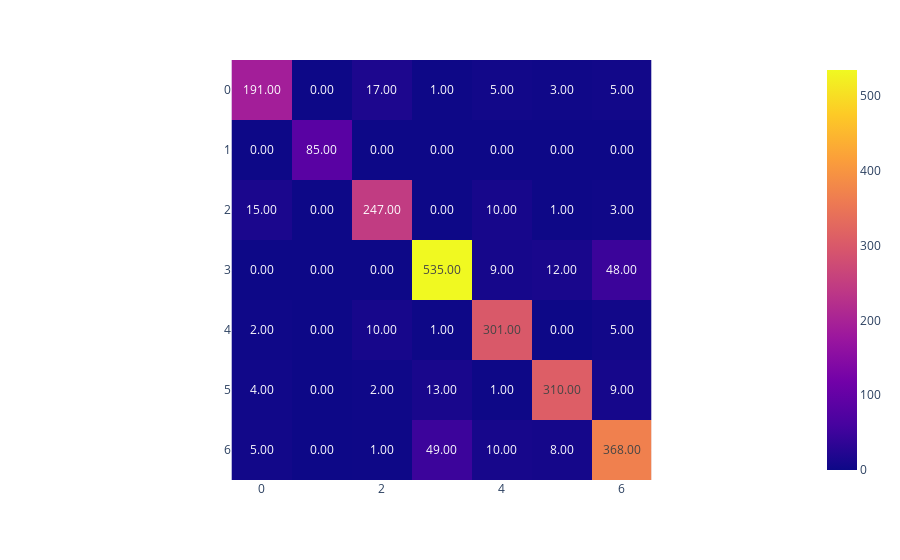

The cell this chart's notebook holds for it:
### Markdown cell above
### DecisionTreeClassifier

### Code cell
#tree
from sklearn.tree import DecisionTreeClassifier
tree = DecisionTreeClassifier(max_depth=10000, random_state=42)
tree.fit(X_train, y_encoded)
y_hat = tree.predict(X_val)
print("Tree accuracy: {:.2f}".format(tree.score(X_val, y_val_encoded)))
print("Tree f1 score: {:.2f}".format(sklearn.metrics.f1_score(y_val_encoded, y_hat, average='weighted')))


y_hat = enc.inverse_transform(y_hat)
cm = confusion_matrix(y_val, y_hat)
print(f"confusion matrix:")
print(cm)

fig = px.imshow(confusion_matrix(y_val, y_hat),text_auto='.2f')
fig.show()

### Figure 1 — Plotly figure (JSON) as saved in the notebook; plotly's stock layout.template omitted (floating-point values rounded to 4 significant figures)
{"data": [{"coloraxis": "coloraxis", "hovertemplate": "x: %{x}<br>y: %{y}<br>color: %{z}<extra></extra>", "name": "0", "texttemplate": "%{z:.2f}", "type": "heatmap", "xaxis": "x", "yaxis": "y", "z": [[191, 0, 17, 1, 5, 3, 5], [0, 85, 0, 0, 0, 0, 0], [15, 0, 247, 0, 10, 1, 3], [0, 0, 0, 535, 9, 12, 48], [2, 0, 10, 1, 301, 0, 5], [4, 0, 2, 13, 1, 310, 9], [5, 0, 1, 49, 10, 8, 368]]}], "layout": {"coloraxis": {"colorscale": [[0, "#0d0887"], [0.1111, "#46039f"], [0.2222, "#7201a8"], [0.3333, "#9c179e"], [0.4444, "#bd3786"], [0.5556, "#d8576b"], [0.6667, "#ed7953"], [0.7778, "#fb9f3a"], [0.8889, "#fdca26"], [1, "#f0f921"]]}, "margin": {"t": 60}, "xaxis": {"anchor": "y", "constrain": "domain", "domain": [0, 1], "scaleanchor": "y"}, "yaxis": {"anchor": "x", "autorange": "reversed", "constrain": "domain", "domain": [0, 1]}}}
